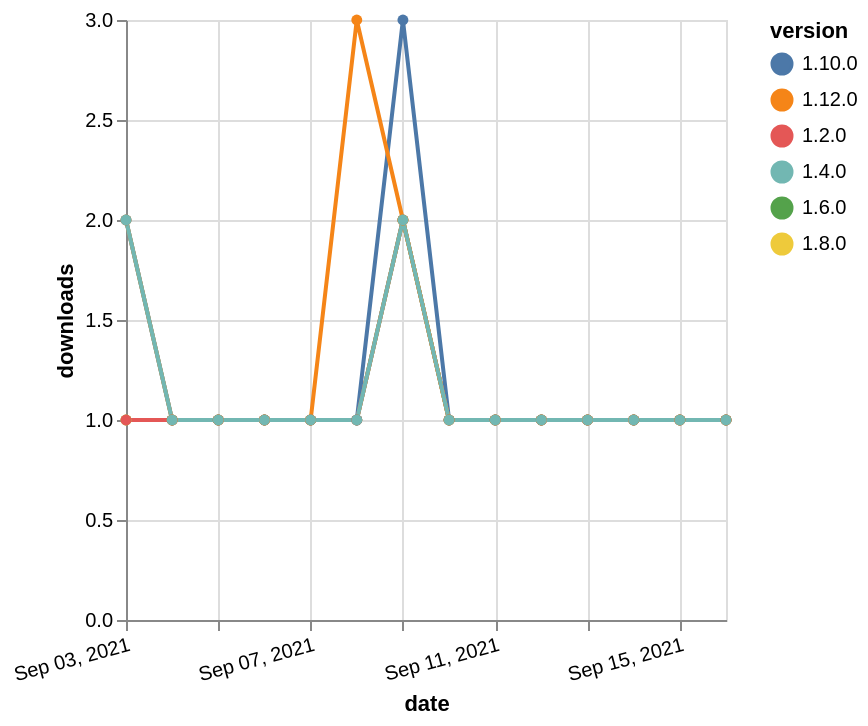

Specify this chart in Vega-Lite:
### Vega-Lite specification from a JSON file in a GitHub repository (floating-point values rounded to 4 significant figures)
{"$schema": "https://vega.github.io/schema/vega-lite/v5.json", "description": "A simple bar chart with embedded data.", "data": {"values": [{"date": "2021-09-03", "total": 185, "delta": 1, "version": "1.6.0"}, {"date": "2021-09-04", "total": 186, "delta": 1, "version": "1.6.0"}, {"date": "2021-09-05", "total": 187, "delta": 1, "version": "1.6.0"}, {"date": "2021-09-06", "total": 188, "delta": 1, "version": "1.6.0"}, {"date": "2021-09-07", "total": 189, "delta": 1, "version": "1.6.0"}, {"date": "2021-09-08", "total": 190, "delta": 1, "version": "1.6.0"}, {"date": "2021-09-09", "total": 192, "delta": 2, "version": "1.6.0"}, {"date": "2021-09-10", "total": 193, "delta": 1, "version": "1.6.0"}, {"date": "2021-09-11", "total": 194, "delta": 1, "version": "1.6.0"}, {"date": "2021-09-12", "total": 195, "delta": 1, "version": "1.6.0"}, {"date": "2021-09-13", "total": 196, "delta": 1, "version": "1.6.0"}, {"date": "2021-09-14", "total": 197, "delta": 1, "version": "1.6.0"}, {"date": "2021-09-15", "total": 198, "delta": 1, "version": "1.6.0"}, {"date": "2021-09-16", "total": 199, "delta": 1, "version": "1.6.0"}, {"date": "2021-09-03", "total": 160, "delta": 1, "version": "1.8.0"}, {"date": "2021-09-04", "total": 161, "delta": 1, "version": "1.8.0"}, {"date": "2021-09-05", "total": 162, "delta": 1, "version": "1.8.0"}, {"date": "2021-09-06", "total": 163, "delta": 1, "version": "1.8.0"}, {"date": "2021-09-07", "total": 164, "delta": 1, "version": "1.8.0"}, {"date": "2021-09-08", "total": 165, "delta": 1, "version": "1.8.0"}, {"date": "2021-09-09", "total": 167, "delta": 2, "version": "1.8.0"}, {"date": "2021-09-10", "total": 168, "delta": 1, "version": "1.8.0"}, {"date": "2021-09-11", "total": 169, "delta": 1, "version": "1.8.0"}, {"date": "2021-09-12", "total": 170, "delta": 1, "version": "1.8.0"}, {"date": "2021-09-13", "total": 171, "delta": 1, "version": "1.8.0"}, {"date": "2021-09-14", "total": 172, "delta": 1, "version": "1.8.0"}, {"date": "2021-09-15", "total": 173, "delta": 1, "version": "1.8.0"}, {"date": "2021-09-16", "total": 174, "delta": 1, "version": "1.8.0"}, {"date": "2021-09-03", "total": 189, "delta": 2, "version": "1.10.0"}, {"date": "2021-09-04", "total": 190, "delta": 1, "version": "1.10.0"}, {"date": "2021-09-05", "total": 191, "delta": 1, "version": "1.10.0"}, {"date": "2021-09-06", "total": 192, "delta": 1, "version": "1.10.0"}, {"date": "2021-09-07", "total": 193, "delta": 1, "version": "1.10.0"}, {"date": "2021-09-08", "total": 194, "delta": 1, "version": "1.10.0"}, {"date": "2021-09-09", "total": 197, "delta": 3, "version": "1.10.0"}, {"date": "2021-09-10", "total": 198, "delta": 1, "version": "1.10.0"}, {"date": "2021-09-11", "total": 199, "delta": 1, "version": "1.10.0"}, {"date": "2021-09-12", "total": 200, "delta": 1, "version": "1.10.0"}, {"date": "2021-09-13", "total": 201, "delta": 1, "version": "1.10.0"}, {"date": "2021-09-14", "total": 202, "delta": 1, "version": "1.10.0"}, {"date": "2021-09-15", "total": 203, "delta": 1, "version": "1.10.0"}, {"date": "2021-09-16", "total": 204, "delta": 1, "version": "1.10.0"}, {"date": "2021-09-03", "total": 251, "delta": 1, "version": "1.2.0"}, {"date": "2021-09-04", "total": 252, "delta": 1, "version": "1.2.0"}, {"date": "2021-09-05", "total": 253, "delta": 1, "version": "1.2.0"}, {"date": "2021-09-06", "total": 254, "delta": 1, "version": "1.2.0"}, {"date": "2021-09-07", "total": 255, "delta": 1, "version": "1.2.0"}, {"date": "2021-09-08", "total": 256, "delta": 1, "version": "1.2.0"}, {"date": "2021-09-09", "total": 258, "delta": 2, "version": "1.2.0"}, {"date": "2021-09-10", "total": 259, "delta": 1, "version": "1.2.0"}, {"date": "2021-09-11", "total": 260, "delta": 1, "version": "1.2.0"}, {"date": "2021-09-12", "total": 261, "delta": 1, "version": "1.2.0"}, {"date": "2021-09-13", "total": 262, "delta": 1, "version": "1.2.0"}, {"date": "2021-09-14", "total": 263, "delta": 1, "version": "1.2.0"}, {"date": "2021-09-15", "total": 264, "delta": 1, "version": "1.2.0"}, {"date": "2021-09-16", "total": 265, "delta": 1, "version": "1.2.0"}, {"date": "2021-09-03", "total": 126, "delta": 2, "version": "1.12.0"}, {"date": "2021-09-04", "total": 127, "delta": 1, "version": "1.12.0"}, {"date": "2021-09-05", "total": 128, "delta": 1, "version": "1.12.0"}, {"date": "2021-09-06", "total": 129, "delta": 1, "version": "1.12.0"}, {"date": "2021-09-07", "total": 130, "delta": 1, "version": "1.12.0"}, {"date": "2021-09-08", "total": 133, "delta": 3, "version": "1.12.0"}, {"date": "2021-09-09", "total": 135, "delta": 2, "version": "1.12.0"}, {"date": "2021-09-10", "total": 136, "delta": 1, "version": "1.12.0"}, {"date": "2021-09-11", "total": 137, "delta": 1, "version": "1.12.0"}, {"date": "2021-09-12", "total": 138, "delta": 1, "version": "1.12.0"}, {"date": "2021-09-13", "total": 139, "delta": 1, "version": "1.12.0"}, {"date": "2021-09-14", "total": 140, "delta": 1, "version": "1.12.0"}, {"date": "2021-09-15", "total": 141, "delta": 1, "version": "1.12.0"}, {"date": "2021-09-16", "total": 142, "delta": 1, "version": "1.12.0"}, {"date": "2021-09-03", "total": 194, "delta": 2, "version": "1.4.0"}, {"date": "2021-09-04", "total": 195, "delta": 1, "version": "1.4.0"}, {"date": "2021-09-05", "total": 196, "delta": 1, "version": "1.4.0"}, {"date": "2021-09-06", "total": 197, "delta": 1, "version": "1.4.0"}, {"date": "2021-09-07", "total": 198, "delta": 1, "version": "1.4.0"}, {"date": "2021-09-08", "total": 199, "delta": 1, "version": "1.4.0"}, {"date": "2021-09-09", "total": 201, "delta": 2, "version": "1.4.0"}, {"date": "2021-09-10", "total": 202, "delta": 1, "version": "1.4.0"}, {"date": "2021-09-11", "total": 203, "delta": 1, "version": "1.4.0"}, {"date": "2021-09-12", "total": 204, "delta": 1, "version": "1.4.0"}, {"date": "2021-09-13", "total": 205, "delta": 1, "version": "1.4.0"}, {"date": "2021-09-14", "total": 206, "delta": 1, "version": "1.4.0"}, {"date": "2021-09-15", "total": 207, "delta": 1, "version": "1.4.0"}, {"date": "2021-09-16", "total": 208, "delta": 1, "version": "1.4.0"}]}, "width": "container", "mark": {"type": "line", "point": {"filled": true}}, "encoding": {"x": {"field": "date", "type": "temporal", "timeUnit": "yearmonthdate", "title": "date", "axis": {"labelAngle": -15}}, "y": {"field": "delta", "type": "quantitative", "title": "downloads"}, "color": {"field": "version", "type": "nominal"}, "tooltip": {"field": "delta"}}}
